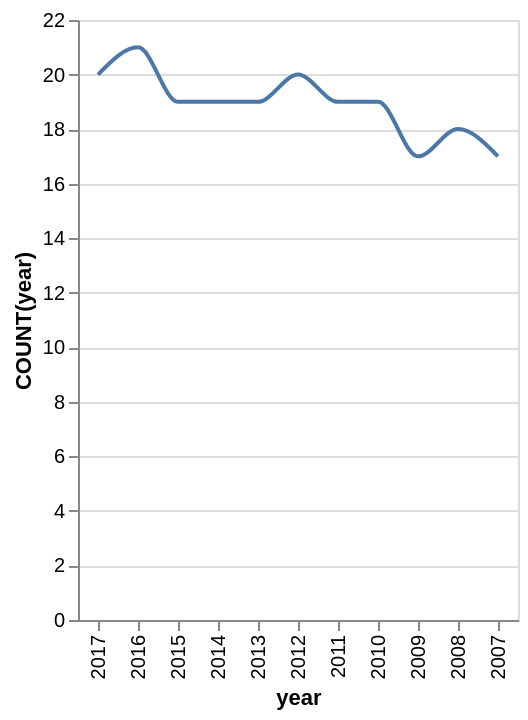

Write a Vega-Lite specification for this figure.
### Vega-Lite specification from a JSON file in a GitHub repository (floating-point values rounded to 4 significant figures)
{"data": {"values": [{"x_data": "2007", "y_data": 17}, {"x_data": "2008", "y_data": 18}, {"x_data": "2009", "y_data": 17}, {"x_data": "2010", "y_data": 19}, {"x_data": "2011", "y_data": 19}, {"x_data": "2012", "y_data": 20}, {"x_data": "2013", "y_data": 19}, {"x_data": "2014", "y_data": 19}, {"x_data": "2015", "y_data": 19}, {"x_data": "2016", "y_data": 21}, {"x_data": "2017", "y_data": 20}]}, "mark": {"type": "line", "interpolate": "monotone"}, "encoding": {"x": {"field": "x_data", "type": "nominal", "title": "year", "sort": "descending"}, "y": {"field": "y_data", "type": "quantitative", "title": "COUNT(year)"}}}
